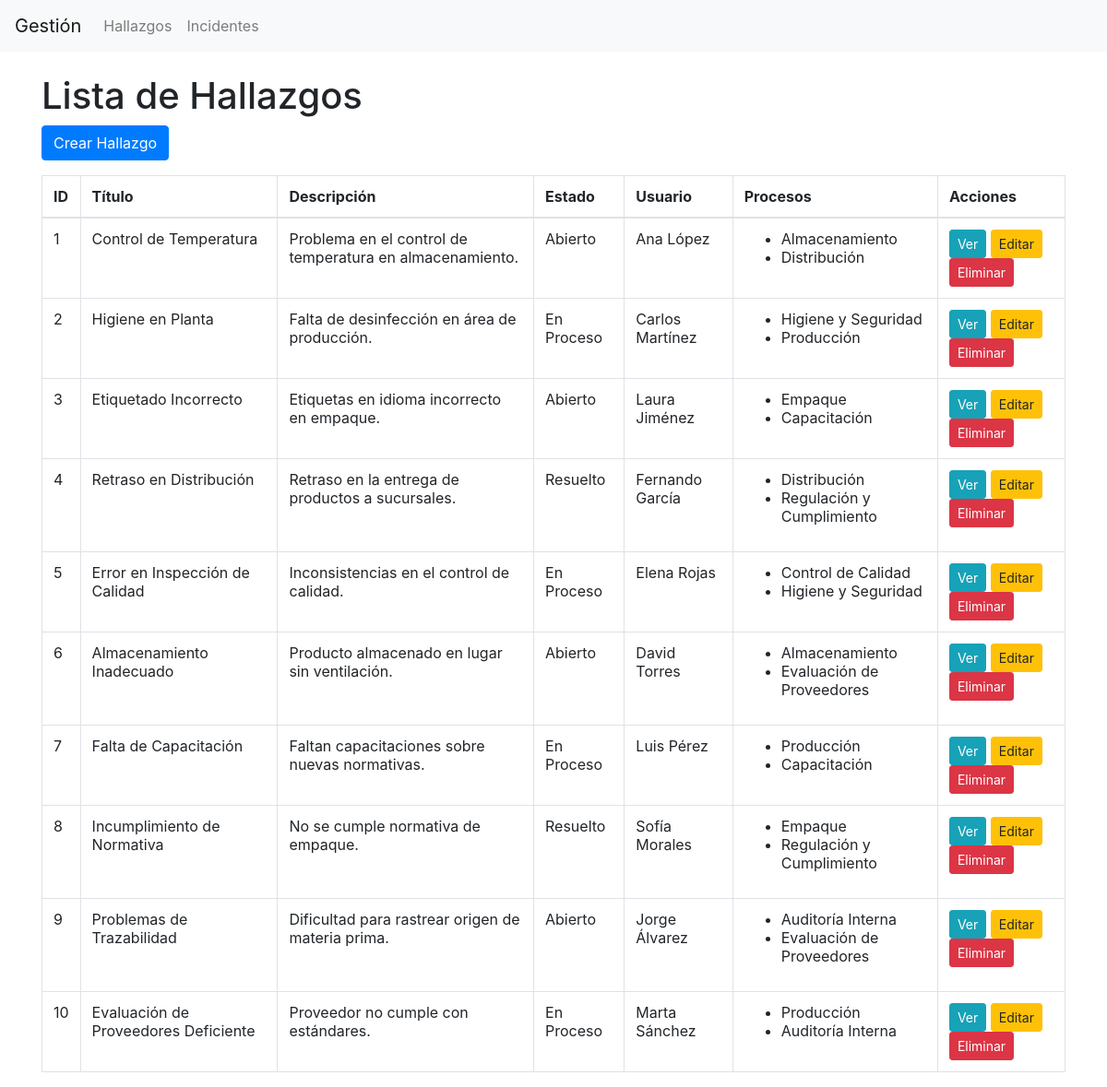
The page / on the database its author committed.
### tables this page shows
CREATE TABLE Hallazgo (
    id INT AUTO_INCREMENT PRIMARY KEY,       
    titulo VARCHAR(150) NOT NULL,            
    descripcion TEXT NOT NULL,               
    fecha_creacion TIMESTAMP DEFAULT CURRENT_TIMESTAMP,  
    fecha_actualizacion TIMESTAMP DEFAULT CURRENT_TIMESTAMP ON UPDATE CURRENT_TIMESTAMP,  
    id_estado INT,                           
    id_usuario INT,                          
    id_proceso_sede INT,                     
    FOREIGN KEY (id_estado) REFERENCES Estado(id),   
    FOREIGN KEY (id_usuario) REFERENCES Usuario(id),  
    FOREIGN KEY (id_proceso_sede) REFERENCES Proceso(id)  
);

CREATE TABLE Estado (
    id INT AUTO_INCREMENT PRIMARY KEY,   
    nombre VARCHAR(50) NOT NULL          
);

CREATE TABLE Usuario (
    id INT AUTO_INCREMENT PRIMARY KEY,   
    nombre VARCHAR(100) NOT NULL,        
    email VARCHAR(100) NOT NULL UNIQUE,  
    fecha_registro TIMESTAMP DEFAULT CURRENT_TIMESTAMP   
);

CREATE TABLE Proceso (
    id INT AUTO_INCREMENT PRIMARY KEY,   
    nombre VARCHAR(100) NOT NULL,        
    descripcion TEXT,                    
    fecha_creacion TIMESTAMP DEFAULT CURRENT_TIMESTAMP   
);

### controllers/HallazgoController.php (called while the page is built, shortened)
<?php
require_once 'models/HallazgoModel.php';
class HallazgoController {
    private $model;
    public function __construct($pdo) {
        $this->model = new HallazgoModel($pdo);
    }
    public function index() {
        $hallazgos = $this->model->getAll();
        require 'views/hallazgo/list.php';
    }
}
?>

### models/HallazgoModel.php (called while the page is built, shortened)
<?php
class HallazgoModel {
    private $pdo;
    public function __construct($pdo) {
        $this->pdo = $pdo;
    }
    public function getAll() {
        $stmt = $this->pdo->query("
            SELECT h.*, e.nombre as estado_nombre, u.nombre as usuario_nombre
            FROM Hallazgo h
            LEFT JOIN Estado e ON h.id_estado = e.id
            LEFT JOIN Usuario u ON h.id_usuario = u.id
        ");
        $hallazgos = $stmt->fetchAll(PDO::FETCH_ASSOC);
        foreach ($hallazgos as &$hallazgo) {
            $hallazgo['procesos'] = $this->getProcesos($hallazgo['id']);
        }
        return $hallazgos;
    }
    public function getProcesos($hallazgo_id) {
        $stmt = $this->pdo->prepare("SELECT p.* FROM Proceso p INNER JOIN Hallazgo_Proceso hp ON p.id = hp.id_proceso WHERE hp.id_hallazgo = ?");
        $stmt->execute([$hallazgo_id]);
        return $stmt->fetchAll(PDO::FETCH_ASSOC);
    }
}
?>

### views/hallazgo/list.php (the view, shortened to what this page needs)
<?php include 'views/layout/header.php'; ?>
<!DOCTYPE html>
<html lang="es">
<head>
    <link rel="stylesheet" href="https://stackpath.bootstrapcdn.com/bootstrap/4.5.2/css/bootstrap.min.css">
</head>
<body>
<div class="container mt-4">
    <h1>Lista de Hallazgos</h1>
    <a href="index.php?entity=hallazgo&action=create" class="btn btn-primary mb-3">Crear Hallazgo</a>
    <table class="table table-bordered">
        <thead>
            <tr>
                <th>ID</th>
                <th>Título</th>
                <th>Descripción</th>
                <th>Estado</th>
                <th>Usuario</th>
                <th>Procesos</th>
                <th>Acciones</th>
            </tr>
        </thead>
        <tbody>
            <?php foreach ($hallazgos as $hallazgo): ?>
            <tr>
                <td><?= $hallazgo['id'] ?></td>
                <td><?= $hallazgo['titulo'] ?></td>
                <td><?= $hallazgo['descripcion'] ?></td>
                <td><?= $hallazgo['estado_nombre'] ?></td>
                <td><?= $hallazgo['usuario_nombre'] ?></td>
                <td>
                    <ul>
                        <?php foreach ($hallazgo['procesos'] as $proceso): ?>
                            <li><?= $proceso['nombre'] ?></li>
                        <?php endforeach; ?>
                    </ul>
                </td>
                <td>
                    <a href="index.php?entity=hallazgo&action=show&id=<?= $hallazgo['id'] ?>" class="btn btn-info btn-sm">Ver</a>
                    <a href="index.php?entity=hallazgo&action=edit&id=<?= $hallazgo['id'] ?>" class="btn btn-warning btn-sm">Editar</a>
                    <a href="index.php?entity=hallazgo&action=delete&id=<?= $hallazgo['id'] ?>" class="btn btn-danger btn-sm" onclick="return confirm('¿Está seguro?')">Eliminar</a>
                </td>
            </tr>
            <?php endforeach; ?>
        </tbody>
    </table>
</div>
</body>
</html>

### index.php
<?php
require_once 'config.php';
$entity = $_GET['entity'] ?? 'hallazgo';
$action = $_GET['action'] ?? 'index';
$id = $_GET['id'] ?? null;
if ($entity === 'incidente') {
    require_once 'controllers/IncidenteController.php';
    $controller = new IncidenteController($pdo);
    if ($action === 'planes_accion' && $id) {
        if ($_SERVER['REQUEST_METHOD'] === 'POST') {
            if (isset($_POST['action_plan']) && $_POST['action_plan'] === 'create') {
                $controller->insertPlanAccion($id, $_POST);
            } elseif (isset($_POST['action_plan']) && $_POST['action_plan'] === 'edit') {
                $id_plan_accion = $_POST['id_plan_accion'];
                $controller->updatePlanAccion($id, $id_plan_accion, $_POST);
            }
        } elseif (isset($_GET['delete_plan']) && $_GET['delete_plan']) {
            $id_plan_accion = $_GET['delete_plan'];
            $controller->deletePlanAccion($id, $id_plan_accion);
        } else {
            $controller->planesAccion($id);
        }
    } else {
        if ($action === 'create' && $_SERVER['REQUEST_METHOD'] === 'POST') {
            $controller->insert($_POST);
        } elseif ($action === 'edit' && $id && $_SERVER['REQUEST_METHOD'] === 'POST') {
            $controller->update($id, $_POST);
        } elseif ($action === 'delete' && $id) {
            $controller->delete($id);
        } elseif ($action === 'show' && $id) {
            $controller->show($id);
        } elseif ($action === 'create') {
            $controller->create();
        } elseif ($action === 'edit' && $id) {
            $controller->edit($id);
        } else {
            $controller->index();
        }
    }
} else {
    require_once 'controllers/HallazgoController.php';
    $controller = new HallazgoController($pdo);
    if ($action === 'create' && $_SERVER['REQUEST_METHOD'] === 'POST') {
        $controller->insert($_POST);
    } elseif ($action === 'edit' && $id && $_SERVER['REQUEST_METHOD'] === 'POST') {
        $controller->update($id, $_POST);
    } elseif ($action === 'delete' && $id) {
        $controller->delete($id);
    } elseif ($action === 'show' && $id) {
        $controller->show($id);
    } elseif ($action === 'create') {
        $controller->create();
    } elseif ($action === 'edit' && $id) {
        $controller->edit($id);
    } else {
        $controller->index();
    }
}
?>

### views/layout/header.php
<nav class="navbar navbar-expand-lg navbar-light bg-light">
    <a class="navbar-brand" href="index.php">Gestión</a>
    <div class="collapse navbar-collapse">
        <ul class="navbar-nav mr-auto">
            <li class="nav-item <?= ($entity === 'hallazgo') ? 'active' : '' ?>">
                <a class="nav-link" href="index.php?entity=hallazgo&action=index">Hallazgos</a>
            </li>
            <li class="nav-item <?= ($entity === 'incidente') ? 'active' : '' ?>">
                <a class="nav-link" href="index.php?entity=incidente&action=index">Incidentes</a>
            </li>
        </ul>
    </div>
</nav>

### rows shown on the page
hallazgo: id "1", titulo "Control de Temperatura", descripcion "Problema en el control de temperatura en almacenamiento.", id_estado.nombre "Abierto", id_usuario.nombre "Ana López"
proceso: nombre "Almacenamiento"
proceso: nombre "Distribución"
hallazgo: id "2", titulo "Higiene en Planta", descripcion "Falta de desinfección en área de producción.", id_estado.nombre "En Proceso", id_usuario.nombre "Carlos Martínez"
proceso: nombre "Higiene y Seguridad"
proceso: nombre "Producción"
hallazgo: id "3", titulo "Etiquetado Incorrecto", descripcion "Etiquetas en idioma incorrecto en empaque.", id_estado.nombre "Abierto", id_usuario.nombre "Laura Jiménez"
proceso: nombre "Empaque"
proceso: nombre "Capacitación"
hallazgo: id "4", titulo "Retraso en Distribución", descripcion "Retraso en la entrega de productos a sucursales.", id_estado.nombre "Resuelto", id_usuario.nombre "Fernando García"
proceso: nombre "Regulación y Cumplimiento"
hallazgo: id "5", titulo "Error en Inspección de Calidad", descripcion "Inconsistencias en el control de calidad.", id_estado.nombre "En Proceso", id_usuario.nombre "Elena Rojas"
proceso: nombre "Control de Calidad"
hallazgo: id "6", titulo "Almacenamiento Inadecuado", descripcion "Producto almacenado en lugar sin ventilación.", id_estado.nombre "Abierto", id_usuario.nombre "David Torres"
proceso: nombre "Evaluación de Proveedores"
hallazgo: id "7", titulo "Falta de Capacitación", descripcion "Faltan capacitaciones sobre nuevas normativas.", id_estado.nombre "En Proceso", id_usuario.nombre "Luis Pérez"
hallazgo: id "8", titulo "Incumplimiento de Normativa", descripcion "No se cumple normativa de empaque.", id_estado.nombre "Resuelto", id_usuario.nombre "Sofía Morales"
hallazgo: id "9", titulo "Problemas de Trazabilidad", descripcion "Dificultad para rastrear origen de materia prima.", id_estado.nombre "Abierto", id_usuario.nombre "Jorge Álvarez"
proceso: nombre "Auditoría Interna"
hallazgo: id "10", titulo "Evaluación de Proveedores Deficiente", descripcion "Proveedor no cumple con estándares.", id_estado.nombre "En Proceso", id_usuario.nombre "Marta Sánchez"
